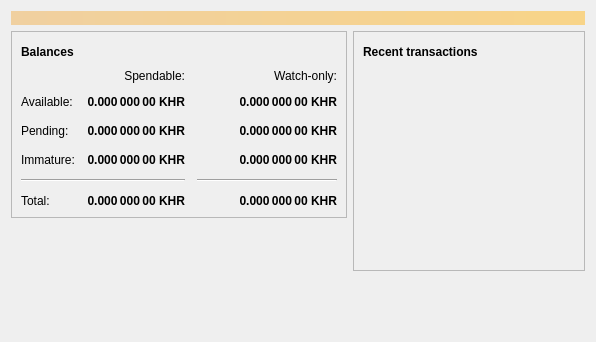
<?xml version="1.0" encoding="UTF-8"?>
<ui version="4.0">
 <class>OverviewPage</class>
 <widget class="QWidget" name="OverviewPage">
  <property name="geometry">
   <rect>
    <x>0</x>
    <y>0</y>
    <width>596</width>
    <height>342</height>
   </rect>
  </property>
  <property name="windowTitle">
   <string>Form</string>
  </property>
  <layout class="QVBoxLayout" name="topLayout">
   <item>
    <widget class="QLabel" name="labelAlerts">
     <property name="visible">
      <bool>false</bool>
     </property>
     <property name="styleSheet">
      <string notr="true">QLabel { background-color: qlineargradient(x1: 0, y1: 0, x2: 1, y2: 0, stop:0 #F0D0A0, stop:1 #F8D488); color:#000000; }</string>
     </property>
     <property name="wordWrap">
      <bool>true</bool>
     </property>
     <property name="margin">
      <number>3</number>
     </property>
     <property name="textInteractionFlags">
      <set>Qt::TextSelectableByMouse</set>
     </property>
    </widget>
   </item>
   <item>
    <layout class="QHBoxLayout" name="horizontalLayout" stretch="1,1">
     <item>
      <layout class="QVBoxLayout" name="verticalLayout_2">
       <item>
        <widget class="QFrame" name="frame">
         <property name="frameShape">
          <enum>QFrame::StyledPanel</enum>
         </property>
         <property name="frameShadow">
          <enum>QFrame::Raised</enum>
         </property>
         <layout class="QVBoxLayout" name="verticalLayout_4">
          <item>
           <layout class="QHBoxLayout" name="horizontalLayout_4">
            <item>
             <widget class="QLabel" name="label_5">
              <property name="font">
               <font>
                <weight>75</weight>
                <bold>true</bold>
               </font>
              </property>
              <property name="text">
               <string>Balances</string>
              </property>
             </widget>
            </item>
            <item>
             <widget class="QPushButton" name="labelWalletStatus">
              <property name="enabled">
               <bool>true</bool>
              </property>
              <property name="maximumSize">
               <size>
                <width>30</width>
                <height>16777215</height>
               </size>
              </property>
              <property name="toolTip">
               <string>The displayed information may be out of date. Your wallet automatically synchronizes with the RielCoin network after a connection is established, but this process has not completed yet.</string>
              </property>
              <property name="text">
               <string/>
              </property>
              <property name="icon">
               <iconset resource="../bitcoin.qrc">
                <normaloff>:/icons/warning</normaloff>
                <disabledoff>:/icons/warning</disabledoff>:/icons/warning</iconset>
              </property>
              <property name="iconSize">
               <size>
                <width>24</width>
                <height>24</height>
               </size>
              </property>
              <property name="flat">
               <bool>true</bool>
              </property>
             </widget>
            </item>
            <item>
             <spacer name="horizontalSpacer_3">
              <property name="orientation">
               <enum>Qt::Horizontal</enum>
              </property>
              <property name="sizeHint" stdset="0">
               <size>
                <width>40</width>
                <height>20</height>
               </size>
              </property>
             </spacer>
            </item>
           </layout>
          </item>
          <item>
           <layout class="QGridLayout" name="gridLayout">
            <property name="spacing">
             <number>12</number>
            </property>
            <item row="2" column="2">
             <widget class="QLabel" name="labelWatchPending">
              <property name="font">
               <font>
                <weight>75</weight>
                <bold>true</bold>
               </font>
              </property>
              <property name="cursor">
               <cursorShape>IBeamCursor</cursorShape>
              </property>
              <property name="toolTip">
               <string>Unconfirmed transactions to watch-only addresses</string>
              </property>
              <property name="text">
               <string notr="true">0.000 000 00 KHR</string>
              </property>
              <property name="alignment">
               <set>Qt::AlignRight|Qt::AlignTrailing|Qt::AlignVCenter</set>
              </property>
              <property name="textInteractionFlags">
               <set>Qt::LinksAccessibleByMouse|Qt::TextSelectableByKeyboard|Qt::TextSelectableByMouse</set>
              </property>
             </widget>
            </item>
            <item row="2" column="1">
             <widget class="QLabel" name="labelUnconfirmed">
              <property name="font">
               <font>
                <weight>75</weight>
                <bold>true</bold>
               </font>
              </property>
              <property name="cursor">
               <cursorShape>IBeamCursor</cursorShape>
              </property>
              <property name="toolTip">
               <string>Total of transactions that have yet to be confirmed, and do not yet count toward the spendable balance</string>
              </property>
              <property name="text">
               <string notr="true">0.000 000 00 KHR</string>
              </property>
              <property name="alignment">
               <set>Qt::AlignRight|Qt::AlignTrailing|Qt::AlignVCenter</set>
              </property>
              <property name="textInteractionFlags">
               <set>Qt::LinksAccessibleByMouse|Qt::TextSelectableByKeyboard|Qt::TextSelectableByMouse</set>
              </property>
             </widget>
            </item>
            <item row="3" column="2">
             <widget class="QLabel" name="labelWatchImmature">
              <property name="font">
               <font>
                <weight>75</weight>
                <bold>true</bold>
               </font>
              </property>
              <property name="cursor">
               <cursorShape>IBeamCursor</cursorShape>
              </property>
              <property name="toolTip">
               <string>Mined balance in watch-only addresses that has not yet matured</string>
              </property>
              <property name="text">
               <string notr="true">0.000 000 00 KHR</string>
              </property>
              <property name="alignment">
               <set>Qt::AlignRight|Qt::AlignTrailing|Qt::AlignVCenter</set>
              </property>
              <property name="textInteractionFlags">
               <set>Qt::LinksAccessibleByMouse|Qt::TextSelectableByKeyboard|Qt::TextSelectableByMouse</set>
              </property>
             </widget>
            </item>
            <item row="4" column="0" colspan="2">
             <widget class="Line" name="line">
              <property name="orientation">
               <enum>Qt::Horizontal</enum>
              </property>
             </widget>
            </item>
            <item row="4" column="2">
             <widget class="Line" name="lineWatchBalance">
              <property name="sizePolicy">
               <sizepolicy hsizetype="Preferred" vsizetype="Fixed">
                <horstretch>0</horstretch>
                <verstretch>0</verstretch>
               </sizepolicy>
              </property>
              <property name="minimumSize">
               <size>
                <width>140</width>
                <height>0</height>
               </size>
              </property>
              <property name="orientation">
               <enum>Qt::Horizontal</enum>
              </property>
             </widget>
            </item>
            <item row="5" column="0">
             <widget class="QLabel" name="labelTotalText">
              <property name="text">
               <string>Total:</string>
              </property>
             </widget>
            </item>
            <item row="3" column="1">
             <widget class="QLabel" name="labelImmature">
              <property name="font">
               <font>
                <weight>75</weight>
                <bold>true</bold>
               </font>
              </property>
              <property name="cursor">
               <cursorShape>IBeamCursor</cursorShape>
              </property>
              <property name="toolTip">
               <string>Mined balance that has not yet matured</string>
              </property>
              <property name="text">
               <string notr="true">0.000 000 00 KHR</string>
              </property>
              <property name="alignment">
               <set>Qt::AlignRight|Qt::AlignTrailing|Qt::AlignVCenter</set>
              </property>
              <property name="textInteractionFlags">
               <set>Qt::LinksAccessibleByMouse|Qt::TextSelectableByKeyboard|Qt::TextSelectableByMouse</set>
              </property>
             </widget>
            </item>
            <item row="2" column="3">
             <spacer name="horizontalSpacer_2">
              <property name="orientation">
               <enum>Qt::Horizontal</enum>
              </property>
              <property name="sizeHint" stdset="0">
               <size>
                <width>40</width>
                <height>20</height>
               </size>
              </property>
             </spacer>
            </item>
            <item row="3" column="0">
             <widget class="QLabel" name="labelImmatureText">
              <property name="text">
               <string>Immature:</string>
              </property>
             </widget>
            </item>
            <item row="5" column="1">
             <widget class="QLabel" name="labelTotal">
              <property name="font">
               <font>
                <weight>75</weight>
                <bold>true</bold>
               </font>
              </property>
              <property name="cursor">
               <cursorShape>IBeamCursor</cursorShape>
              </property>
              <property name="toolTip">
               <string>Your current total balance</string>
              </property>
              <property name="text">
               <string notr="true">0.000 000 00 KHR</string>
              </property>
              <property name="alignment">
               <set>Qt::AlignRight|Qt::AlignTrailing|Qt::AlignVCenter</set>
              </property>
              <property name="textInteractionFlags">
               <set>Qt::LinksAccessibleByMouse|Qt::TextSelectableByKeyboard|Qt::TextSelectableByMouse</set>
              </property>
             </widget>
            </item>
            <item row="5" column="2">
             <widget class="QLabel" name="labelWatchTotal">
              <property name="font">
               <font>
                <weight>75</weight>
                <bold>true</bold>
               </font>
              </property>
              <property name="cursor">
               <cursorShape>IBeamCursor</cursorShape>
              </property>
              <property name="toolTip">
               <string>Current total balance in watch-only addresses</string>
              </property>
              <property name="text">
               <string notr="true">0.000 000 00 KHR</string>
              </property>
              <property name="alignment">
               <set>Qt::AlignRight|Qt::AlignTrailing|Qt::AlignVCenter</set>
              </property>
              <property name="textInteractionFlags">
               <set>Qt::LinksAccessibleByMouse|Qt::TextSelectableByKeyboard|Qt::TextSelectableByMouse</set>
              </property>
             </widget>
            </item>
            <item row="0" column="2">
             <widget class="QLabel" name="labelWatchonly">
              <property name="text">
               <string>Watch-only:</string>
              </property>
              <property name="alignment">
               <set>Qt::AlignRight|Qt::AlignTrailing|Qt::AlignVCenter</set>
              </property>
             </widget>
            </item>
            <item row="1" column="0">
             <widget class="QLabel" name="labelBalanceText">
              <property name="text">
               <string>Available:</string>
              </property>
             </widget>
            </item>
            <item row="1" column="1">
             <widget class="QLabel" name="labelBalance">
              <property name="font">
               <font>
                <weight>75</weight>
                <bold>true</bold>
               </font>
              </property>
              <property name="cursor">
               <cursorShape>IBeamCursor</cursorShape>
              </property>
              <property name="toolTip">
               <string>Your current spendable balance</string>
              </property>
              <property name="text">
               <string notr="true">0.000 000 00 KHR</string>
              </property>
              <property name="alignment">
               <set>Qt::AlignRight|Qt::AlignTrailing|Qt::AlignVCenter</set>
              </property>
              <property name="textInteractionFlags">
               <set>Qt::LinksAccessibleByMouse|Qt::TextSelectableByKeyboard|Qt::TextSelectableByMouse</set>
              </property>
             </widget>
            </item>
            <item row="1" column="2">
             <widget class="QLabel" name="labelWatchAvailable">
              <property name="font">
               <font>
                <weight>75</weight>
                <bold>true</bold>
               </font>
              </property>
              <property name="cursor">
               <cursorShape>IBeamCursor</cursorShape>
              </property>
              <property name="toolTip">
               <string>Your current balance in watch-only addresses</string>
              </property>
              <property name="text">
               <string notr="true">0.000 000 00 KHR</string>
              </property>
              <property name="alignment">
               <set>Qt::AlignRight|Qt::AlignTrailing|Qt::AlignVCenter</set>
              </property>
              <property name="textInteractionFlags">
               <set>Qt::LinksAccessibleByMouse|Qt::TextSelectableByKeyboard|Qt::TextSelectableByMouse</set>
              </property>
             </widget>
            </item>
            <item row="2" column="0">
             <widget class="QLabel" name="labelPendingText">
              <property name="text">
               <string>Pending:</string>
              </property>
             </widget>
            </item>
            <item row="0" column="1">
             <widget class="QLabel" name="labelSpendable">
              <property name="text">
               <string>Spendable:</string>
              </property>
              <property name="alignment">
               <set>Qt::AlignRight|Qt::AlignTrailing|Qt::AlignVCenter</set>
              </property>
             </widget>
            </item>
           </layout>
          </item>
         </layout>
        </widget>
       </item>
       <item>
        <spacer name="verticalSpacer">
         <property name="orientation">
          <enum>Qt::Vertical</enum>
         </property>
         <property name="sizeHint" stdset="0">
          <size>
           <width>20</width>
           <height>40</height>
          </size>
         </property>
        </spacer>
       </item>
      </layout>
     </item>
     <item>
      <layout class="QVBoxLayout" name="verticalLayout_3">
       <item>
        <widget class="QFrame" name="frame_2">
         <property name="frameShape">
          <enum>QFrame::StyledPanel</enum>
         </property>
         <property name="frameShadow">
          <enum>QFrame::Raised</enum>
         </property>
         <layout class="QVBoxLayout" name="verticalLayout">
          <item>
           <layout class="QHBoxLayout" name="horizontalLayout_2">
            <item>
             <widget class="QLabel" name="label_4">
              <property name="font">
               <font>
                <weight>75</weight>
                <bold>true</bold>
               </font>
              </property>
              <property name="text">
               <string>Recent transactions</string>
              </property>
             </widget>
            </item>
            <item>
             <widget class="QPushButton" name="labelTransactionsStatus">
              <property name="enabled">
               <bool>true</bool>
              </property>
              <property name="maximumSize">
               <size>
                <width>30</width>
                <height>16777215</height>
               </size>
              </property>
              <property name="toolTip">
               <string>The displayed information may be out of date. Your wallet automatically synchronizes with the RielCoin network after a connection is established, but this process has not completed yet.</string>
              </property>
              <property name="text">
               <string/>
              </property>
              <property name="icon">
               <iconset resource="../bitcoin.qrc">
                <normaloff>:/icons/warning</normaloff>
                <disabledoff>:/icons/warning</disabledoff>:/icons/warning</iconset>
              </property>
              <property name="iconSize">
               <size>
                <width>24</width>
                <height>24</height>
               </size>
              </property>
              <property name="flat">
               <bool>true</bool>
              </property>
             </widget>
            </item>
            <item>
             <spacer name="horizontalSpacer">
              <property name="orientation">
               <enum>Qt::Horizontal</enum>
              </property>
              <property name="sizeHint" stdset="0">
               <size>
                <width>40</width>
                <height>20</height>
               </size>
              </property>
             </spacer>
            </item>
           </layout>
          </item>
          <item>
           <widget class="QListView" name="listTransactions">
            <property name="styleSheet">
             <string notr="true">QListView { background: transparent; }</string>
            </property>
            <property name="frameShape">
             <enum>QFrame::NoFrame</enum>
            </property>
            <property name="verticalScrollBarPolicy">
             <enum>Qt::ScrollBarAlwaysOff</enum>
            </property>
            <property name="horizontalScrollBarPolicy">
             <enum>Qt::ScrollBarAlwaysOff</enum>
            </property>
            <property name="selectionMode">
             <enum>QAbstractItemView::NoSelection</enum>
            </property>
           </widget>
          </item>
         </layout>
        </widget>
       </item>
       <item>
        <spacer name="verticalSpacer_2">
         <property name="orientation">
          <enum>Qt::Vertical</enum>
         </property>
         <property name="sizeHint" stdset="0">
          <size>
           <width>20</width>
           <height>40</height>
          </size>
         </property>
        </spacer>
       </item>
      </layout>
     </item>
    </layout>
   </item>
  </layout>
 </widget>
 <resources/>
 <connections/>
</ui>
